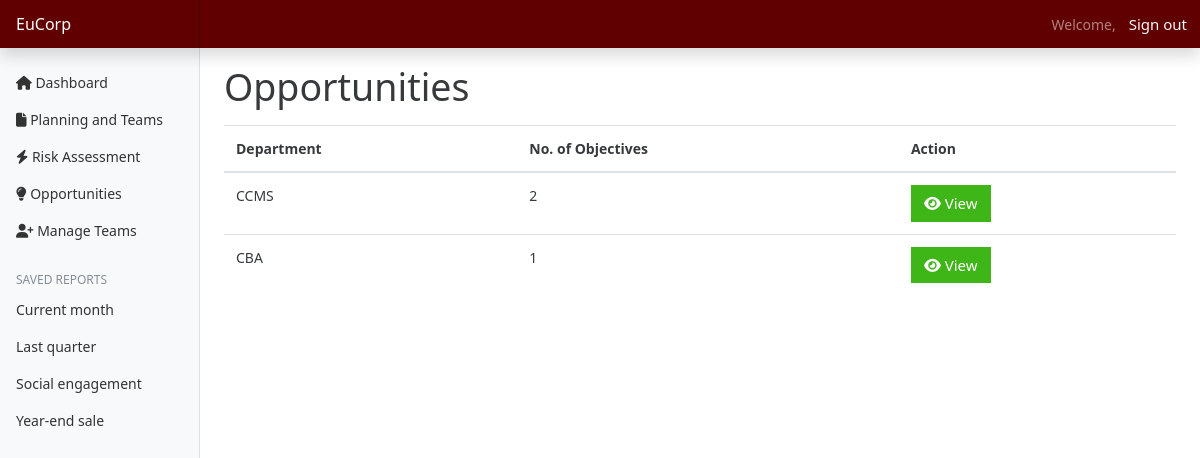
Screenshot of /opportunities/ (signed in) with the database file from the repository.
### departments/models.py (models this page shows)
class Department(models.Model):
    name = models.CharField(max_length=255)
    def __str__(self):
        return self.name

### opportunities/views.py (the view)
# urls.py: path('', views.index, name="dashboard"),
def index(request):
    if request.user.is_superuser:
        heads = DepartmentHeads.objects.all()
        department_opportunity_counts = []
        for head in heads:
            opportunity_count = Opportunities.objects.filter(head=head).count()
            department_opportunity_counts.append({
                'department': head.department,
                'count': opportunity_count,
                'head_id': head.id  # Include the head ID for URL linking
            })
        context = {
            'department_opportunity_counts': department_opportunity_counts
        }
        return render(request, 'opportunities/indexAdmin.html', context)
    else:
        return render(request, 'opportunities/index.html')

### templates/opportunities/indexAdmin.html (shortened to what this page needs)
{% extends 'base.html' %}
{% load static %}
{% block content %}
<h1>Opportunities</h1>
<table class="table mt-3">
  <thead>
    <tr>
      <th scope="col">Department</th>
      <th scope="col">No. of Objectives</th>
      <th scope="col">Action</th>
    </tr>
  </thead>
  <tbody>
    {% for item in department_opportunity_counts %}
    <tr>
      <td>{{ item.department }}</td>
      <td>{{ item.count }}</td>
      <td>
        <a href="{% url 'getOpportunitiesbyHead' id=item.head_id %}" class="btn btn-success">
          <i class="fa-solid fa-eye"></i> View
        </a>
      </td>
    </tr>
    {% empty %}
    <tr>
      <td colspan="3">No departments found</td>
    </tr>
    {% endfor %}
  </tbody>
</table>
{% endblock %}

### Project/static/css/dashboard.css (style rules this page uses)
body { font-size: 0.875rem; }

### rows the page displays
Department: department "CCMS", count "2"
Department: department "CBA", count "1"
